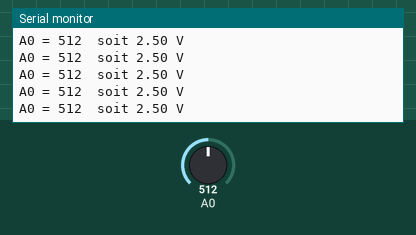
Recording of a sketch running on a simulated Arduino Uno, built with avr-gcc and run on an emulated ATmega328P. On the bench: the last lines printed to the serial monitor. Inputs (shaded band) come from the test bench; at power-on: A0 = 512.

Above: at 1.2 s.
1.3 s: A0 set to 716
At 2.3 s:
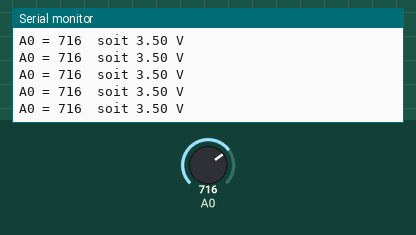
2.8 s: A0 set to 900
At 3.7 s:
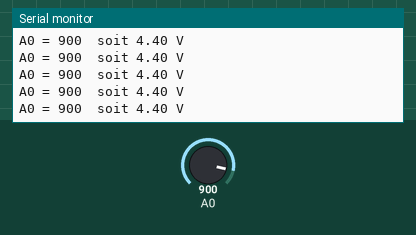
Timing chart, 0 to 5.8 s (numbered marks = the images above; inputs shaded):
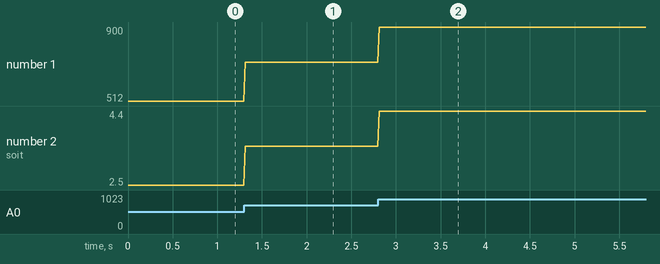

The sketch:

gbf-uno.ino
```cpp
// Test generateur BF : sinus de 10 Hz, 0 a 5 V (2,5 V de crete sur 2,5 V de
// decalage), lu sur A0. En simulation, les quatre boutons de l'appareil font
// varier forme, frequence, amplitude, decalage et rapport cyclique a la souris.
void setup() {
  Serial.begin(115200);
  Serial.println("Generateur BF sur A0");
}

void loop() {
  int brut = analogRead(A0);
  Serial.print("A0 = ");
  Serial.print(brut);
  Serial.print("  soit ");
  Serial.print(brut * 5.0 / 1023.0, 2);
  Serial.println(" V");
  delay(20);                       // ~50 points par periode a 10 Hz
}
```

Measured:
- after the input at 1.3 s, the serial monitor: prints a new line at once (image 1)
- after the input at 2.8 s, the serial monitor: prints a new line at once (image 2)
- plotted number 1: 512 → 716 after the input at 1.3 s, 716 → 900 after the input at 2.8 s
- plotted number 2: 2.5 → 3.5 after the input at 1.3 s, 3.5 → 4.4 after the input at 2.8 s
